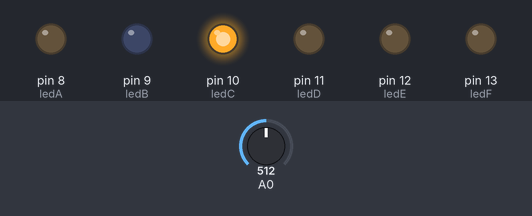
Recording of a sketch running on a simulated Arduino Uno, built with avr-gcc and run on an emulated ATmega328P. Parts: output pins drawn as LEDs (lit = HIGH). Dashed ring = blinking. The test bench sets the inputs (shaded band); at power-on: A0 = 512.

Above: at 1.3 s.
1.4 s: A0 set to 0
At 2.2 s:
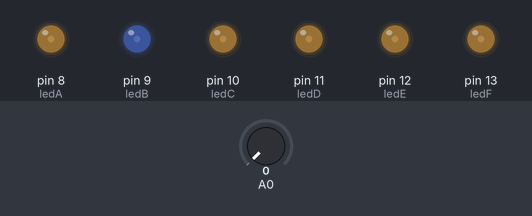
3.0 s: A0 set to 122
At 3.18 s:
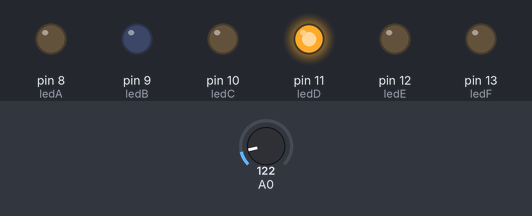
6.1 s: A0 set to 306
At 6.32 s:
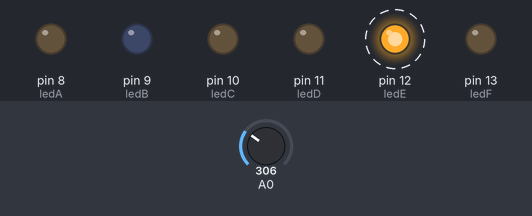
9.2 s: A0 set to 1023
At 10.0 s:
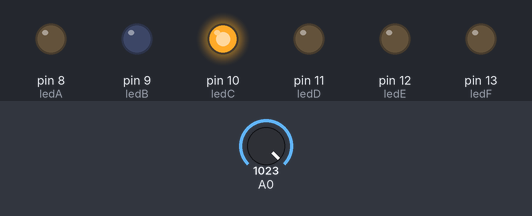
10.7 s: A0 set to 857
At 13.6 s:
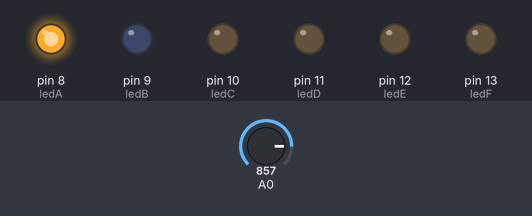
13.8 s: A0 set to 829
Timing chart, 0 to 16.3 s (numbered marks = the images above; inputs shaded):
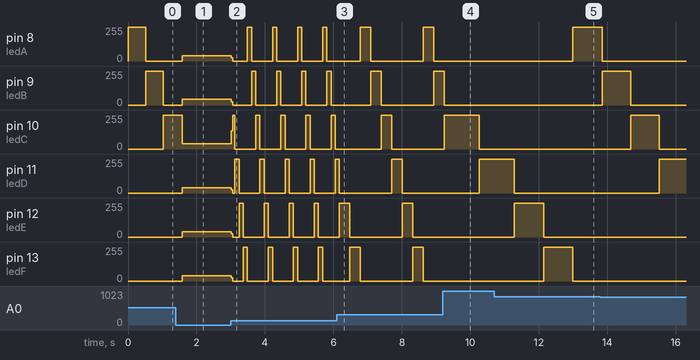

Measured:
- after the input at 1.4 s, pin 8 (ledA), pin 13 (ledF): 0/255 → 41/255 after 0.18 s; pin 9 (ledB): 0/255 → 42/255 after 0.18 s; pin 10 (ledC): 255/255 → 41/255 after 0.18 s
- after the input at 3.0 s, pin 9 (ledB): 42/255 → 23/255 at once, then repeats every 0.67 s: 0/255 0.55 s, 255/255 0.12 s; pin 10 (ledC): 41/255 → 137/255 at once, then moves between 0/255 and 255/255, repeating every 0.73 s
- after the input at 6.1 s, pin 8 (ledA): alternates 255/255 for 0.31 s and 0/255 for 1.5 s, starting after 0.69 s; pin 12 (ledE): 255/255 → 0/255 after 0.38 s, → 255/255 1.5 s later, → 0/255 0.31 s later; pin 13 (ledF): alternates 255/255 for 0.31 s and 0/255 for 1.5 s, starting after 0.38 s
- after the input at 9.2 s, pin 8 (ledA): stays 0/255 (without the input it goes to 255/255 after 1.3 s); pin 12 (ledE): stays 0/255 (without the input it goes to 255/255 after 0.65 s); pin 13 (ledF): stays 0/255 (without the input it goes to 255/255 after 0.95 s)
- after the input at 10.7 s, pin 8 (ledA): 0/255 → 255/255 after 2.3 s instead of 2.6 s

The sketch:

Jinga_anima.ino
```cpp
/*
  Jinga anima (dojo com Arduino)
  Acende e apaga os leds ao redor do display em sequência.
*/

int ledA=8;
int ledB=9;
int ledC=10;
int ledD=11;
int ledE=12;
int ledF=13;

// a função setup executa uma vez quando a placa é ligada ou resetada
void setup() {
  // configura os leds para saída (OUTPUT)
  pinMode(ledA, OUTPUT);
  pinMode(ledB, OUTPUT);
  pinMode(ledC, OUTPUT);
  pinMode(ledD, OUTPUT);
  pinMode(ledE, OUTPUT);
  pinMode(ledF, OUTPUT);
}

// a função loop executa repetidamente, para sempre
void loop() {
  digitalWrite(ledA, HIGH);   // acende o led (HIGH é tensão "alta": 5V)
  delay(analogRead(A0));      // espera o tempo dado pelo potenciômetro
  digitalWrite(ledA, LOW);    // apaga o led (LOW é baixa: 0V)

  digitalWrite(ledB, HIGH);   // acende o led (HIGH é tensão "alta": 5V)
  delay(analogRead(A0));      // espera o tempo dado pelo potenciômetro
  digitalWrite(ledB, LOW);    // apaga o led (LOW é baixa: 0V)

  digitalWrite(ledC, HIGH);   // acende o led (HIGH é tensão "alta": 5V)
  delay(analogRead(A0));      // espera o tempo dado pelo potenciômetro
  digitalWrite(ledC, LOW);    // apaga o led (LOW é baixa: 0V)

  digitalWrite(ledD, HIGH);   // acende o led (HIGH é tensão "alta": 5V)
  delay(analogRead(A0));      // espera o tempo dado pelo potenciômetro
  digitalWrite(ledD, LOW);    // apaga o led (LOW é baixa: 0V)

  digitalWrite(ledE, HIGH);   // acende o led (HIGH é tensão "alta": 5V)
  delay(analogRead(A0));      // espera o tempo dado pelo potenciômetro
  digitalWrite(ledE, LOW);    // apaga o led (LOW é baixa: 0V)

  digitalWrite(ledF, HIGH);   // acende o led (HIGH é tensão "alta": 5V)
  delay(analogRead(A0));      // espera o tempo dado pelo potenciômetro
  digitalWrite(ledF, LOW);    // apaga o led (LOW é baixa: 0V)
}
```
